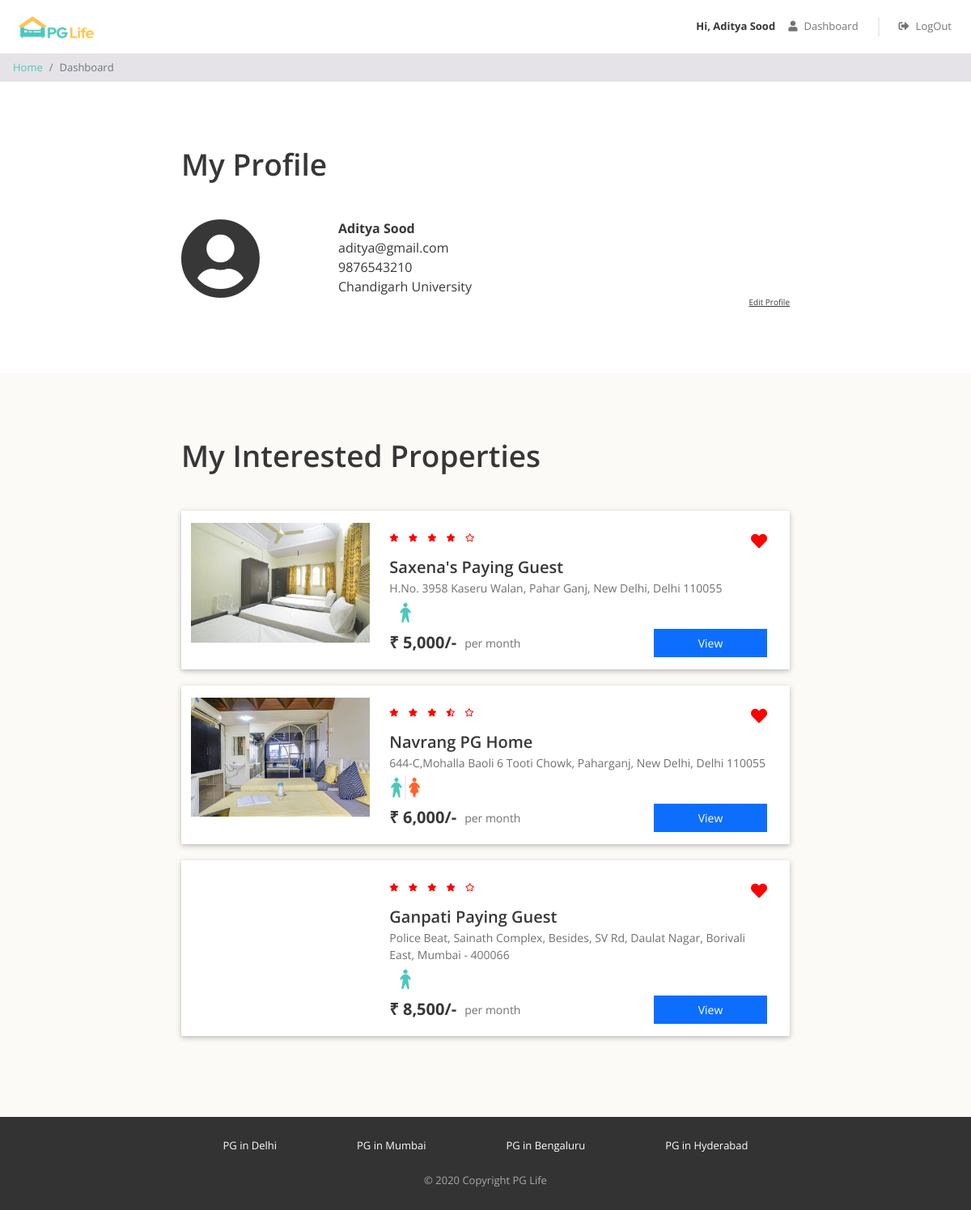
Page /dashboard.php (signed in) on the committed database.
### tables this page shows
CREATE TABLE `users` (
  `id` int(11) NOT NULL,
  `email` varchar(255) NOT NULL,
  `password` varchar(100) NOT NULL,
  `full_name` varchar(100) NOT NULL,
  `phone` varchar(10) NOT NULL,
  `gender` enum('male','female') NOT NULL,
  `college_name` varchar(255) NOT NULL
);

CREATE TABLE `interested_users_properties` (
  `id` int(11) NOT NULL,
  `users_id` int(11) NOT NULL,
  `properties_id` int(11) NOT NULL
);

CREATE TABLE `properties` (
  `id` int(11) NOT NULL,
  `city_id` int(11) NOT NULL,
  `name` varchar(100) NOT NULL,
  `address` varchar(255) NOT NULL,
  `description` longtext NOT NULL,
  `gender` enum('male','female','unisex') NOT NULL,
  `rent` int(11) NOT NULL,
  `clean_rating` float(2,1) NOT NULL,
  `food_rating` float(2,1) NOT NULL,
  `safety_rating` float(2,1) NOT NULL
);

### dashboard.php (the view, shortened to what this page needs)
<?php
    require "includes/database_connect.php";
    $user_id = $_SESSION['user_id'];
    $sql_1 = "SELECT * FROM users WHERE id = $user_id";
    $result_1 = mysqli_query($conn,$sql_1);
    $user = mysqli_fetch_assoc($result_1);
    $sql_2 ="SELECT *
             FROM interested_users_properties iup
             INNER JOIN properties p ON iup.properties_id = p.id
             WHERE iup.users_id = $user_id";
    $result_2 = mysqli_query($conn,$sql_2);
    $interested_properties = mysqli_fetch_all($result_2, MYSQLI_ASSOC);
?>
<!DOCTYPE html>
<html>
    <head>
        <?php
            include "includes/head_links.php"
        ?>
        <link href="css/dashboard.css" rel="stylesheet"/>
    </head>
    <body>
        <?php
            include "includes/header.php";
        ?>
        <div class="breadcrumb-container">
            <nav aria-label="breadcrumb">
                <ol class="breadcrumb py-2">
                  <li class="breadcrumb-item"><a href="index.php">Home</a></li>
                  <li class="breadcrumb-item active" aria-current="page">Dashboard</li>
                </ol>
              </nav>
        </div>
        <div class="myprofile page-container">
            <h1>My Profile</h1>
            <div class="row">
                <div class="col-md-3 profile-img-container">
                    <i class="fas fa-user-circle profile-img"></i>
                </div>
                <div class="col-md-9">
                    <div class="row no-gutters justify-content-between">
                        <div class="profile">
                            <div class="name"><?=$user['full_name']?></div>
                            <div class="email"><?=$user['email']?></div>
                            <div class="phone"><?=$user['phone']?></div>
                            <div class="college"><?=$user['college_name']?></div>
                        </div>
                        <div class="edit">
                            <div class="edit-profile">Edit Profile</div>
                        </div>
                    </div>
                </div>
            </div>
        </div>
        <?php
        if(count($interested_properties) > 0){
        ?>
        <div class="interested-properties">
            <div class="page-container">
                <h1>My Interested Properties</h1>
                <?php
                foreach($interested_properties as $property){
                    $property_images = glob("img/properties/". $property['id'] . "/*");
                ?>
                <div class="property-card property-id-<?= $property['id']?> row">
                    <div class="col-md-4 photo-container">
                        <img src="<?= $property_images[0]?>">
                    </div>
                    <div class="col-md-8 content-container">
                        <div class="row no-gutters ">
                        <?php
                            $total_rating = ($property['clean_rating'] + $property['food_rating'] + $property['safety_rating']) / 3;
                            $total_rating = round($total_rating, 1);
                        ?>
                            <div class="star-container pt-1" title="<?= $total_rating?>">
                                <?php
                                    $rating = $total_rating;
                                    for ($i = 0; $i < 5; $i++) {
                                        if ($rating >= $i + 0.8) {
                                    ?>
                                            <i class="fas fa-star"></i>
                                        <?php
                                        } elseif ($rating >= $i + 0.3) {
                                        ?>
                                            <i class="fas fa-star-half-alt"></i>
                                        <?php
                                        } else {
                                        ?>
                                            <i class="far fa-star"></i>
                                    <?php
                                        }
                                    }
                                    ?>
                            </div>
                            <div class="interested-container">
                                <i class="is-interested-image fas fa-heart" property_id="<?= $property['id'] ?>"></i>
                            </div>
                        </div>
                        <div class="detail-container">
                            <div class="property-name"><?= $property['name'] ?></div>
                            <div class="property-address"><?= $property['address'] ?></div>
                            <div class="property-gender">
                            <?php
                                    if ($property['gender'] == "male") {
                                    ?>
                                        <img src="img/male.png">
                                    <?php
                                    } elseif ($property['gender'] == "female") {
                                    ?>
                                        <img src="img/female.png">
                                    <?php
                                    } else {
                                    ?>
                                        <img src="img/unisex.png">
                                    <?php
                                    }
                                    ?>
                            </div>
                        </div>
                        <div class="row no-gutters">
                            <div class="rent-container col-6">
                                <div class="rent">&#8377; <?= number_format($property['rent']) ?>/-</div>
                                <div class="rent-unit">per month</div>
                            </div>
                            <div class="button-container col-6">
                                <a href="property_detail.php?property_id=<?= $property['id'] ?>" class="btn btn-primary">View</a>
                            </div>
                        </div>
                    </div>
                </div>
                <?php
                }
                ?>
            </div>
        </div>
        <?php
            }
        ?>
        <?php
            include "includes/footer.php";
        ?>
    </body>
</html>

### css/common.css (style rules this page uses)
* { box-sizing: border-box; font-family: 'Open Sans', sans-serif; }
body { color:#373737; font-size:16px; position:relative; }
h1, h2, h3, h4, h5, h6 { font-weight: 600; }
h1 { font-size: 37px; margin-bottom:45px; }
.page-container { max-width:800px; padding:80px 24px; margin:auto; }
.breadcrumb-container { background-color: #E5E3E8; height:35px; font-size: 13px; padding-left: 16px; }
.breadcrumb-item a { color:#4EC7BC; text-decoration: none; }

### css/dashboard.css (style rules this page uses)
.profile-img-container { align-self: flex-start; }
.profile-img { font-size:100px; height:100px; width:100px; line-height: 100px; }
.profile .name { font-weight: bold; }
.edit-profile { font-size:10px; text-decoration: underline; cursor:pointer; text-align: end; }
.property-card { background-color: #ffffff; border-radius: 2px; padding: 15px 16px 15px 0px; margin: 20px auto; box-shadow: 0 2px 5px 0 rgba(0, 0, 0, 0.16), 0 2px 10px 0 rgba(0, 0, 0, 0.12); }
.interested-properties { background-color: #fcfaf7; }
.photo-container { text-align:center; }
.photo-container img { width:100%; max-width:300px; }
.star-container i { color:red; font-size: 10px; margin-right:8px; }
.interested-container { text-align: right; margin: -16px 0px 4px 0px; }
.interested-container i { color:red; font-size:20px; cursor: pointer; }
.property-name { font-weight:600; font-size:20px; }
.property-address { color:#6f6f6f; font-size:14px; }
.property-gender img { width:40px }
.rent-container { display:flex; align-items:center; }
.rent { font-weight: bold; font-size:20px; padding-right:10px; }
.rent-unit { color: #6f6f6f; font-size: 14px; }
.button-container .btn { font-size: 14px; border-radius: 0px; width: 140px; float: right; }

### rows in the picture
users: full_name "Aditya Sood", email "aditya@gmail.com", phone "9876543210", college_name "Chandigarh University"
interested_users_properties: shows a picture, properties.name "Saxena's Paying Guest", properties.address "H.No. 3958 Kaseru Walan, Pahar Ganj, New Delhi, Delhi 110055", properties.rent "5,000"
interested_users_properties: shows a picture, properties.name "Navrang PG Home", properties.address "644-C,Mohalla Baoli 6 Tooti Chowk, Paharganj, New Delhi, Delhi 110055", properties.rent "6,000"
interested_users_properties: properties.name "Ganpati Paying Guest", properties.address "Police Beat, Sainath Complex, Besides, SV Rd, Daulat Nagar, Borivali East, Mumbai - 400066", properties.rent "8,500"

### other values in the picture
$_SESSION["full_name"] "Aditya Sood"
